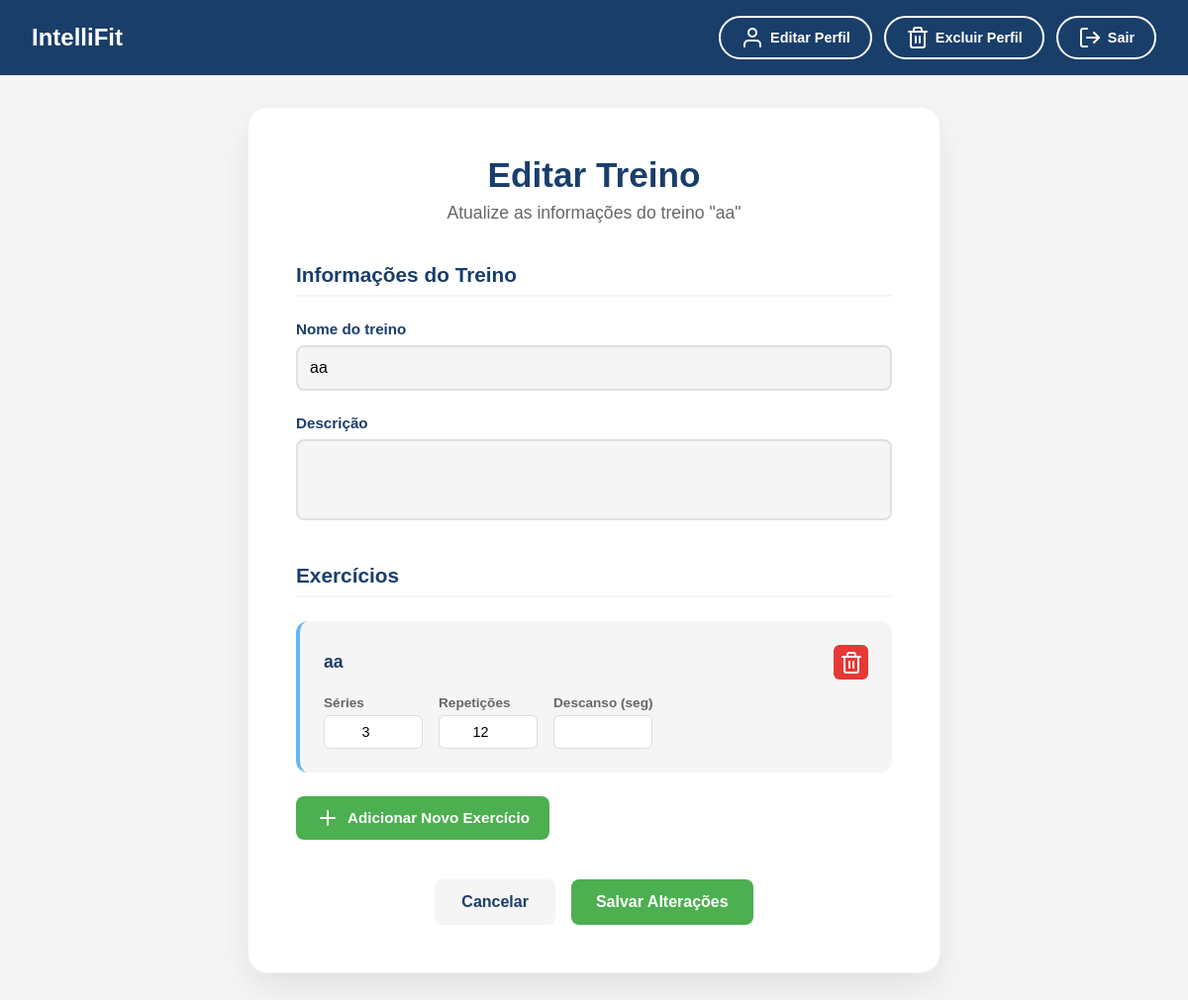
Page /workout/11/edit/ on the committed database.
### workout/models.py (models this page shows, shortened)
class Workout(models.Model):
    name = models.CharField(max_length=100)
    description = models.TextField(blank=True)

class WorkoutExercise(models.Model):
    workout = models.ForeignKey(Workout, on_delete=models.CASCADE, related_name='exercises')
    exercise = models.ForeignKey(Exercise, on_delete=models.CASCADE)
    sets = models.IntegerField(default=3)
    reps = models.IntegerField(default=12)
    order = models.IntegerField(default=1)

class Exercise(models.Model):
    name = models.CharField(max_length=100)

### workout/views.py (the view)
# urls.py: path('<int:workout_id>/edit/', views.edit_workout, name='edit_workout'),
def edit_workout(request, workout_id):
    workout = get_object_or_404(Workout, id=workout_id)
    exercises = WorkoutExercise.objects.filter(workout=workout).select_related('exercise').order_by('id')
    exercise_names = Exercise.objects.values_list('name', flat=True)
    if request.method == 'POST':
        if 'remove_exercise' in request.POST:
            ex_id = request.POST.get('remove_exercise')
            try:
                exercise_to_remove = WorkoutExercise.objects.get(id=ex_id, workout=workout)
                exercise_name = exercise_to_remove.exercise.name
                exercise_to_remove.delete()
                messages.success(request, f'Exercício "{exercise_name}" removido!')
            except WorkoutExercise.DoesNotExist:
                messages.error(request, 'Exercício não encontrado.')
            return redirect('edit_workout', workout_id=workout.id)
        elif 'add_exercise' in request.POST:
            form = WorkoutExerciseForm(request.POST)
            if form.is_valid():
                exercise_name = form.cleaned_data['exercise_name']
                exercise_obj, created = Exercise.objects.get_or_create(name=exercise_name)
                workout_exercise = form.save(commit=False)
                workout_exercise.workout = workout
                workout_exercise.exercise = exercise_obj
                workout_exercise.save()
                messages.success(request, f'Exercício "{exercise_name}" adicionado!')
            return redirect('edit_workout', workout_id=workout.id)
        elif 'save_workout' in request.POST:
            workout.name = request.POST.get('name', workout.name)
            workout.description = request.POST.get('description', workout.description)
            workout.save()
            for exercise in exercises:
                sets = request.POST.get(f'sets_{exercise.id}')
                reps = request.POST.get(f'reps_{exercise.id}')
                rest_time = request.POST.get(f'rest_time_{exercise.id}')
                if sets and reps:
                    exercise.sets = sets
                    exercise.reps = reps
                    exercise.rest_time = rest_time or 0
                    exercise.save()
            messages.success(request, 'Treino atualizado com sucesso!')
            return redirect('workout_detail', workout_id=workout.id)
    else:
        form = WorkoutExerciseForm()
    context = {
        'workout': workout,
        'exercises': exercises,
        'form': form,
        'exercise_names': exercise_names
    }
    return render(request, 'edit_workout.html', context)

### workout/forms.py
class WorkoutExerciseForm(forms.ModelForm):
    exercise_name = forms.CharField(
        label='Nome do exercício',
        widget=forms.TextInput(attrs={'class': 'form-control', 'placeholder': 'Digite o nome do exercício', 'autocomplete': 'off'})
    )
    class Meta:
        model = WorkoutExercise
        fields = ['exercise_name', 'sets', 'reps']
        labels = {
            'sets': 'Séries',
            'reps': 'Repetições',
        }
        widgets = {
            'sets': forms.NumberInput(attrs={'class': 'form-control', 'min': 1}),
            'reps': forms.NumberInput(attrs={'class': 'form-control', 'min': 1}),
        }
    def __init__(self, *args, **kwargs):
        super().__init__(*args, **kwargs)
        self.fields.pop('exercise', None)

### workout/templates/edit_workout.html (shortened to what this page needs)
{% load static %}
<!DOCTYPE html>
<html lang="pt-br">
<head>
    <link rel="stylesheet" href="{% static 'global/css/global.css' %}">
    <link rel="stylesheet" href="{% static 'workout/css/edit_workout.css' %}">
</head>
<body>
    <header class="header">
        <a href="{% url 'dashboard' %}" class="logo-container">
            <h1 class="site-name">IntelliFit</h1>
        </a>
        <nav class="header-actions">
            <a href="{% url 'edit_account' %}" class="nav-btn"><i data-feather="user"></i> Editar Perfil</a>
            <a href="{% url 'delete_account' %}" class="nav-btn delete-btn"><i data-feather="trash-2"></i> Excluir Perfil</a>
            <form action="{% url 'logout' %}" method="post" class="logout-form">
                <button type="submit" class="nav-btn logout-btn"><i data-feather="log-out"></i> Sair</button>
            </form>
        </nav>
    </header>
    <main class="main-content">
        <div class="dashboard-container">
            <div class="welcome-section">
                <h2 class="welcome">Editar Treino</h2>
                <p class="welcome-subtitle">Atualize as informações do treino "{{ workout.name }}"</p>
            </div>
            <form method="post" class="edit-workout-form">
                <div class="form-section">
                    <h3 class="section-title">Informações do Treino</h3>
                    <div class="form-group">
                        <label for="id_name">Nome do treino</label>
                        <input type="text" name="name" id="id_name" class="form-input" value="{{ workout.name }}" required>
                    </div>
                    <div class="form-group">
                        <label for="id_description">Descrição</label>
                        <textarea name="description" id="id_description" class="form-input" rows="3">{{ workout.description }}</textarea>
                    </div>
                </div>
                <div class="form-section">
                    <h3 class="section-title">Exercícios</h3>
                    {% if exercises %}
                        <div class="exercises-list">
                            {% for ex in exercises %}
                                <div class="exercise-item">
                                    <div class="exercise-header">
                                        <h4 class="exercise-name">{{ ex.exercise.name }}</h4>
                                        <button type="submit" name="remove_exercise" value="{{ ex.id }}" class="remove-btn" title="Remover exercício">
                                            <i data-feather="trash-2"></i>
                                        </button>
                                    </div>
                                    <div class="exercise-fields">
                                        <div class="field-group">
                                            <label for="sets_{{ ex.id }}">Séries</label>
                                            <input type="number" name="sets_{{ ex.id }}" id="sets_{{ ex.id }}" value="{{ ex.sets }}" min="1" class="number-input">
                                        </div>
                                        <div class="field-group">
                                            <label for="reps_{{ ex.id }}">Repetições</label>
                                            <input type="number" name="reps_{{ ex.id }}" id="reps_{{ ex.id }}" value="{{ ex.reps }}" min="1" class="number-input">
                                        </div>
                                        <div class="field-group">
                                            <label for="rest_time_{{ ex.id }}">Descanso (seg)</label>
                                            <input type="number" name="rest_time_{{ ex.id }}" id="rest_time_{{ ex.id }}" value="{{ ex.rest_time }}" min="0" class="number-input">
                                        </div>
                                    </div>
                                </div>
                            {% endfor %}
                        </div>
                    {% else %}
                        <div class="empty-exercises">
                            <i data-feather="alert-circle"></i>
                            <p>Nenhum exercício cadastrado neste treino.</p>
                        </div>
                    {% endif %}
                    <div class="add-exercise-section">
                        <button type="button" id="toggle-add-exercise" class="toggle-btn">
                            <i data-feather="plus"></i> Adicionar Novo Exercício
                        </button>
                    </div>
                </div>
                <div class="form-actions">
                    <a href="{% url 'workout_detail' workout.id %}" class="cancel-btn">Cancelar</a>
                    <button type="submit" name="save_workout" value="1" class="submit-btn">Salvar Alterações</button>
                </div>
            </form>
        </div>
    </main>
</body>
</html>

### templates/static/global/css/global.css (style rules this page uses)
:root { --dark-blue: #1a3e6a; --green: #4caf50; --light-blue: #64b5f6; --light-gray: #f5f5f5; --danger: #e53935; --background: #f5f5f5; --text: #1a3e6a; --card: #fff; }
* { margin: 0; padding: 0; box-sizing: border-box; font-family: Arial, Helvetica, sans-serif; }
body { background: var(--background); color: var(--text); min-height: 100vh; display: flex; flex-direction: column; }
.header { background: var(--dark-blue); padding: 1rem 2rem; display: flex; justify-content: space-between; align-items: center; box-shadow: 0 2px 10px rgba(0, 0, 0, 0.1); }
.logo-container { display: flex; align-items: center; gap: 12px; text-decoration: none; color: white; }
.site-name { color: white; font-size: 1.5rem; font-weight: bold; font-family: Arial, Helvetica, sans-serif; }
.nav-btn { padding: 8px 20px; border: 2px solid white; border-radius: 25px; background: transparent; color: white; text-decoration: none; font-size: 0.9rem; font-weight: 600; transition: all 0.3s ease; cursor: pointer; font-family: Arial, Helvetica, sans-serif; padding: 8px 20px; border: 2px solid white; border-radius: 25px; background: transparent; color: white; text-decoration: none; font-size: 0.9rem; font-weight: 600; transition: all 0.3s ease; cursor: pointer; font-family: Arial, Helvetica, sans-serif; display: inline-flex; align-items: center; justify-content: center; gap: 6px; white-space: nowrap; min-height: 40px; box-sizing: border-box; }
.main-content { flex: 1; padding: 2rem; }

### rows in the picture
Workout: name "aa"
WorkoutExercise: exercise.name "aa", {{ ex.id }} 6 (drawn), sets "3", reps "12"
